Frame 1 (no input): blank canvas, image omitted
Frame 60 (the mouse pressed at the canvas centre just before this capture): blank canvas, image omitted
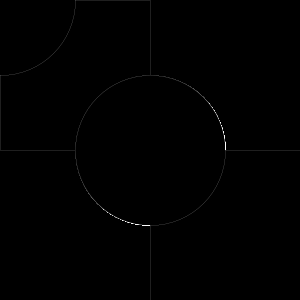
Frame 120 (the mouse held since frame 60 and released just before this capture)

The Processing sketch whose frames 1 and 60 were blank and that drew this single picture after the mouse press (run headless with seeded random() and noise(); from frame 60 on, the mouse is pressed at the canvas centre):

// Processing sketch: processing_54549
// ── processing_54549.pde



void setup() {
 size(300, 300);
 background(0);
}


void draw() {
 stroke(255);
 strokeWeight(0);
 smooth();
 // Draw if mouse is pressed
 if (mousePressed) {
   line(pmouseX, pmouseY, mouseX, mouseY);
   fill(0);
   rect(pmouseX, pmouseY, mouseX, mouseY);
   ellipse(pmouseX, pmouseY, mouseX, mouseY);
 }
}
